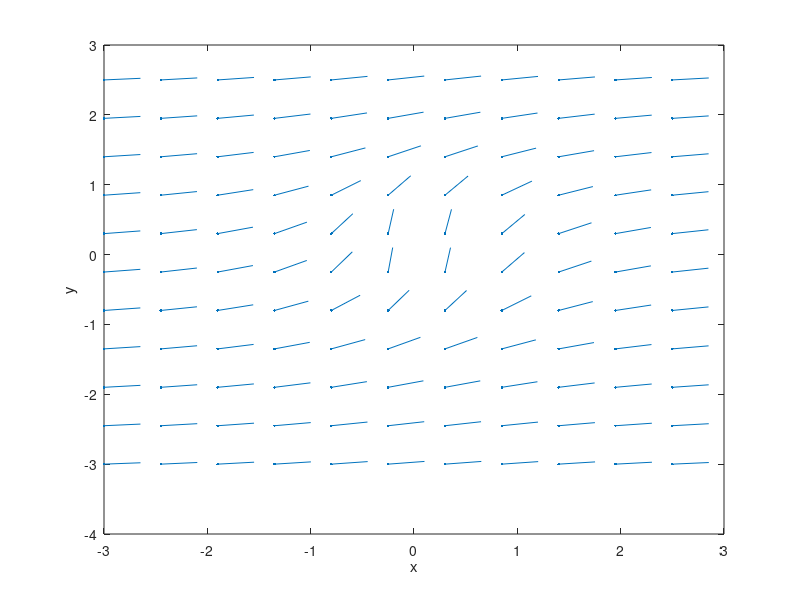

Here is the MATLAB script that generated this plot: (Note: this script raises an error after producing the figure.)
%% Computer Lab 2 Chapter 2 #: 1, 2, 3, 5b, 5d, 6b, 6d, 9
%The "Example 1", "Example 2", and "Example 3" referred to in #1,2,3 are on pp. 115-118 of the textbook.  
% On #6, you may use RK4 or ode45 and choose three initial conditions of your choice.  On #9, print out a table 
% (as shown in the class lecture on 2.5 Numerical Methods) that compares the outputs; 
% you must use Euler.m and RK4.m that you wrote for the previous problems.

%% Chapter 2 problems
fprintf('Chapter 2 \n')

%% 1
fprintf('Problem 1 \n')
clear all;
[X,Y]=meshgrid(-3:.55:3,-3:.55:3); %Note the CAPITAL letters
DY=1./(X.^2+Y.^2); %DY is rhs of original equation
DX=ones(size(DY));
DW=sqrt(DX.^2+DY.^2); %the length of each vector
quiver(X,Y,DX./DW,DY./DW,.5,'.'); %plots normalized vectors
xlabel('x');
ylabel('y');

%% 2
fprintf('Problem 2 \n')
x0=-3; xf=3; y0=-3;
options=odeset('refine',10,'AbsTol',1e-15);
[x,y]=ode45(@Ch2Example,[x0,xf],y0,options);
x0=-3; xf=3; y0=-2;
[x1,y1]=ode45(@Ch2Example,[x0,xf],y0,options);
x0=-3; xf=3; y0=-1;
[x2,y2]=ode45(@Ch2Example,[x0,xf],y0,options);
x0=-3; xf=3; y0=0;
[x3,y3]=ode45(@Ch2Example,[x0,xf],y0,options);
hold on %keeps direction field plot open
plot(x,y) %superimpose solutions
axis([-3 3 -3 3])
plot(x1,y1)
plot(x2,y2)
plot(x3,y3)
hold off

%% 3
fprintf('Problem 3 \n')
clear all
close all
x0=0; xf=3.1; y0=1; h=.1;
[x,y]=Euler(@Ch2NumExample,[x0, xf],y0,h);
[x y]
[x1,y1]=RK4(@Ch2NumExample,[x0 xf],y0,h);
[x1 y1]
x2=x0:h:xf;
y2= exp(x2.^2/2); %this is the analytical solution
[x2' y2']
plot(x,y,'b:') %Now graphically compare Euler with RK4
hold on
plot(x1,y1,'k--')
xlabel('x')
ylabel('y')
title('Numerical solns of y\{prime} =xy using EM and RK4 with h=.1, dotted/blue is EM, dashed/black is RK4')
hold off

plot(x1,y1,'k--','LineWidth',2)
hold on
[X,Y]=meshgrid(-3:.3:3,0:.3:4);
DY=X.*Y; %DY is rhs of original equation
DX=ones(size(DY));
DW=sqrt(DX.^2+DY.^2);
quiver(X,Y,DX./DW,DY./DW,.4,'.');
xlabel('x');
ylabel('y');
axis([-3 3 0 4])
hold off
%End of Example 3.

%% 5b

fprintf('Problem 5b \n')
clear all;
[X,Y]=meshgrid(-5:.25:5,-5:.25:5); %Note the CAPITAL letters
DY=sin(X.^2); %DY is rhs of original equation
DX=ones(size(DY));
DW=sqrt(DX.^2+DY.^2); %the length of each vector
quiver(X,Y,DX./DW,DY./DW,.5,'.'); %plots normalized vectors
xlabel('x');
ylabel('y');

%% 5d
fprintf('Problem 5d \n')
clear all;
[X,Y]=meshgrid(-5:.25:5,-5:.25:5); %Note the CAPITAL letters
DY=1-Y.^2; %DY is rhs of original equation
DX=ones(size(DY));
DW=sqrt(DX.^2+DY.^2); %the length of each vector
quiver(X,Y,DX./DW,DY./DW,.5,'.'); %plots normalized vectors
xlabel('x');
ylabel('y');

%% 6b

fprintf('Problem 6b \n')
clear all;
[X,Y]=meshgrid(-5:.25:5,-5:.25:5); %Note the CAPITAL letters
DY=sin(X.^2); %DY is rhs of original equation
DX=ones(size(DY));
DW=sqrt(DX.^2+DY.^2); %the length of each vector
quiver(X,Y,DX./DW,DY./DW,.5,'.'); %plots normalized vectors
xlabel('x');
ylabel('y');

options=odeset('refine',10,'AbsTol',1e-15);

x0=-5; xf=5; y0=-2;
[x1,y1]=ode45(@Ch5bNumExample,[x0,xf],y0,options);

x0=-5; xf=5; y0=-1;
[x2,y2]=ode45(@Ch5bNumExample,[x0,xf],y0,options);

x0=-5; xf=5; y0=0;
[x3,y3]=ode45(@Ch5bNumExample,[x0,xf],y0,options);

hold on %keeps direction field plot open
 %superimpose solutions
axis([-5 5 -5 5])
plot(x1,y1)
plot(x2,y2)
plot(x3,y3)
hold off

%% 6d

fprintf('Problem 6d \n')
clear all;
[X,Y]=meshgrid(-5:.25:5,-5:.25:5); %Note the CAPITAL letters
DY=1-Y.^2; %DY is rhs of original equation
DX=ones(size(DY));
DW=sqrt(DX.^2+DY.^2); %the length of each vector
quiver(X,Y,DX./DW,DY./DW,.5,'.'); %plots normalized vectors
xlabel('x');
ylabel('y');

options=odeset('refine',10,'AbsTol',1e-15);

x0=-2; xf=2; y0=0;
[x1,y1]=ode45(@Ch5dNumExample,[x0,xf],y0,options);

x0=-2; xf=2; y0=-2;
[x2,y2]=ode45(@Ch5dNumExample,[x0,xf],y0,options);

x0=-2; xf=2; y0=3;
[x3,y3]=ode45(@Ch5dNumExample,[x0,xf],y0,options);

hold on %keeps direction field plot open
%superimpose solutions
axis([-5 5 -5 5])
plot(x1,y1)
plot(x2,y2)
plot(x3,y3)
hold off

%% 9
fprintf('Problem 9 \n')
clear all;
close all;
x0=0; xf=5; y0=-1; h=.1;
[x,y]=Euler(@Ch9NumExample,[x0, xf],y0,h);
[x y]
[x1,y1]=RK4(@Ch9NumExample,[x0 xf],y0,h);
[x1 y1]

syms X Y(X)
eqn=diff(Y,X)==Y(X)+X.^2;
cond=Y(0)==-1;
ysol(X)=dsolve(eqn,cond);
ysol(X)

x2=x0:h:xf; 
y2=exp(x)-2*x-x.^2-2 %this is the analytical solution
%[x2' y2']
plot(x,y,'b:') %Now graphically compare Euler with RK4
hold on
plot(x1,y1,'c--')
xlabel('x')
ylabel('y')
title('')
hold off

plot(x1,y1,'k--','LineWidth',2)
hold on
[X,Y]=meshgrid(-5:.25:5,-5:.25:5);
DY=Y+X.^2; %DY is rhs of original equation
DX=ones(size(DY));
DW=sqrt(DX.^2+DY.^2);
quiver(X,Y,DX./DW,DY./DW,.5,'.');
xlabel('x');
ylabel('y');
axis([-5 5 -5 5])
hold off


fprintf('Problem 9 \n')
clear all;
syms x y(x)
format longg
dy=y(x)+x.^2;

eqn=diff(y,x)==y+x.^2;
cond=y(0)==-1;
ysol(x)=dsolve(eqn,cond);
ysol(x)

[x1,y1]=Euler(@Ch9NumExample,[0,5],-1,0.1);
[x1, y1, double(ysol(x1))]

[x2,y2]=RK4(@Ch9NumExample,[0,5],-1,0.1);
[x2, y2, double(ysol(x2))]

xeulerr4kanalyticalans=[0 -1 0 -1;
        0.1 -1.1 -1.10482895833333 -1.10482908192435;
        1 -2.24688329389 -2.28171685211747 -2.28171817154095;
        5 92.029938167665 111.412882112512 111.413159102577]
difference=[xeulerr4kanalyticalans(:,1) abs(xeulerr4kanalyticalans(:,2)-xeulerr4kanalyticalans(:,4)) abs(xeulerr4kanalyticalans(:,3)-xeulerr4kanalyticalans(:,4))]


